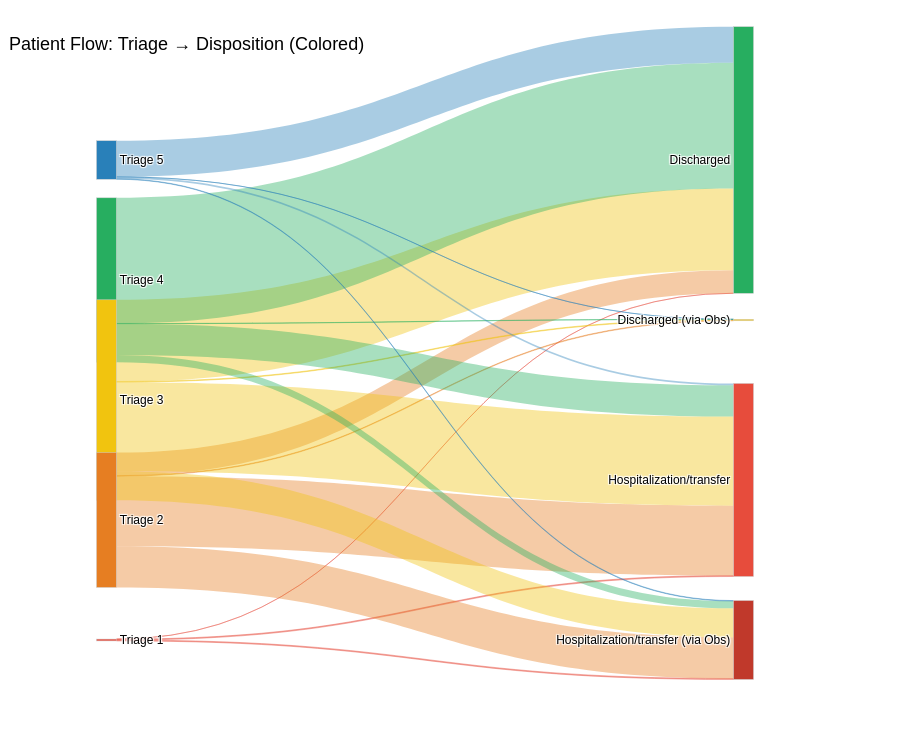

Notebook source saved alongside this figure:
### Code cell
import plotly.graph_objects as go
import pandas as pd

# ================================================================
# CONFIGURATION
# ================================================================
COL_TRIAGE    = 'triage'
COL_DISPOSITION = 'disposition'

# ================================================================
# COLORS (Harmonized Keys)
# ================================================================
triage_colors = {
    'Triage 1': '#e74c3c',
    'Triage 2': '#e67e22',
    'Triage 3': '#f1c40f',
    'Triage 4': '#27ae60',
    'Triage 5': '#2980b9',
}

disposition_colors = {
    'Hospitalization/transfer (via Obs)': '#c0392b',
    'Hospitalization/transfer':           '#e74c3c',
    'Discharged (via Obs)':               '#f1c40f',
    'Discharged':                         '#27ae60',
    #'Unknown':                            '#5a5e6b',
}

def get_node_color(label):
    for palette in [triage_colors, disposition_colors]:
        if label in palette:
            return palette[label]
    return '#a6acaf'

# ================================================================
# DATA PREPARATION
# ================================================================
df_alluvial = df.copy()

# Suppression des NaNs éventuels pour éviter "Triage nan"
df_alluvial = df_alluvial.dropna(subset=[COL_TRIAGE, COL_DISPOSITION])

# Création des labels (Assure-toi que le nom correspond aux clés du dico ci-dessus)
df_alluvial['_triage_label'] = 'Triage ' + df_alluvial[COL_TRIAGE].astype(int).astype(str)
df_alluvial['_disposition_label'] = df_alluvial[COL_DISPOSITION].astype(str)

# ================================================================
# NODES
# ================================================================
def get_present_vals(order_list, series):
    present = set(series.unique())
    return [v for v in order_list if v in present]

triage_vals = get_present_vals(
    ['Triage 5', 'Triage 4', 'Triage 3', 'Triage 2', 'Triage 1'],
    df_alluvial['_triage_label']
)

disposition_vals = get_present_vals(
    ['Discharged', 'Discharged (via Obs)', 'Hospitalization/transfer', 'Hospitalization/transfer (via Obs)' ],
    df_alluvial['_disposition_label']
)

all_labels  = triage_vals + disposition_vals
label_idx   = {label: i for i, label in enumerate(all_labels)}
node_colors = [get_node_color(l) for l in all_labels]

# ================================================================
# POSITIONS
# ================================================================
def assign_y(labels):
    n = len(labels)
    if n <= 1: return [0.5]
    return [round(0.10 + i * (0.80 / (n - 1)), 4) for i in range(n)]

pos = {}
for label, y in zip(triage_vals, assign_y(triage_vals)):
    pos[label] = (0.01, y)
for label, y in zip(disposition_vals, assign_y(disposition_vals)):
    pos[label] = (0.99, y)

node_x = [pos[l][0] for l in all_labels]
node_y = [pos[l][1] for l in all_labels]

# ================================================================
# LINKS (The coloring fix happens here)
# ================================================================
grp = (df_alluvial.groupby(['_triage_label', '_disposition_label'])
       .size()
       .reset_index(name='count'))

all_sources, all_targets, all_values, all_colors = [], [], [], []

for _, row in grp.iterrows():
    src, tgt = row['_triage_label'], row['_disposition_label']
    if src not in label_idx or tgt not in label_idx:
        continue

    all_sources.append(label_idx[src])
    all_targets.append(label_idx[tgt])
    all_values.append(int(row['count']))

    # Correction : on cherche 'Triage X' dans triage_colors
    hex_c = triage_colors.get(src, '#a6acaf')
    # Conversion Hex -> RGBA pour la transparence
    r, g, b = int(hex_c[1:3], 16), int(hex_c[3:5], 16), int(hex_c[5:7], 16)
    all_colors.append(f'rgba({r},{g},{b},0.4)')

# ================================================================
# FIGURE
# ================================================================
fig = go.Figure(data=[go.Sankey(
    arrangement='fixed',
    node=dict(
        pad=15, thickness=20,
        line=dict(color='#cccccc', width=0.5),
        label=all_labels, color=node_colors,
        x=node_x, y=node_y,
        hovertemplate='<b>%{label}</b><br>%{value} patients<extra></extra>',
    ),
    link=dict(
        source=all_sources, target=all_targets,
        value=all_values, color=all_colors,
        hovertemplate='%{source.label} → %{target.label}<br><b>%{value} patients</b><extra></extra>',
    ),
)])

# ================================================================
# FIGURE LAYOUT
# ================================================================
fig.update_layout(
    title=dict(
        text='Patient Flow: Triage → Disposition (Colored)',
        font=dict(size=18, color='black'), # S'assurer que le titre est noir
        x=0.01
    ),
    font=dict(size=12, family='Arial', color='black'), # Texte en noir

    # --- LES MODIFICATIONS POUR LE FOND BLANC ---
    paper_bgcolor='white',      # Fond tout autour du graphique
    plot_bgcolor='white',       # Fond de la zone de tracé
    template='plotly_white',    # Thème global blanc
    # --------------------------------------------

    height=750,
    margin=dict(t=100, b=50, l=100, r=150),
)

### Figure 1 — Plotly figure (JSON) as saved in the notebook; plotly's stock layout.template omitted (floating-point values rounded to 4 significant figures)
{"data": [{"arrangement": "fixed", "link": {"color": ["rgba(231,76,60,0.4)", "rgba(231,76,60,0.4)", "rgba(231,76,60,0.4)", "rgba(230,126,34,0.4)", "rgba(230,126,34,0.4)", "rgba(230,126,34,0.4)", "rgba(230,126,34,0.4)", "rgba(241,196,15,0.4)", "rgba(241,196,15,0.4)", "rgba(241,196,15,0.4)", "rgba(241,196,15,0.4)", "rgba(39,174,96,0.4)", "rgba(39,174,96,0.4)", "rgba(39,174,96,0.4)", "rgba(39,174,96,0.4)", "rgba(41,128,185,0.4)", "rgba(41,128,185,0.4)", "rgba(41,128,185,0.4)", "rgba(41,128,185,0.4)"], "hovertemplate": "%{source.label} → %{target.label}<br><b>%{value} patients</b><extra></extra>", "source": [4, 4, 4, 3, 3, 3, 3, 2, 2, 2, 2, 1, 1, 1, 1, 0, 0, 0, 0], "target": [5, 7, 8, 5, 6, 7, 8, 5, 6, 7, 8, 5, 6, 7, 8, 5, 6, 7, 8], "value": [3, 52, 52, 1322, 35, 4007, 2362, 4680, 39, 5106, 1658, 7199, 13, 1788, 418, 2069, 2, 106, 29]}, "node": {"color": ["#2980b9", "#27ae60", "#f1c40f", "#e67e22", "#e74c3c", "#27ae60", "#f1c40f", "#e74c3c", "#c0392b"], "hovertemplate": "<b>%{label}</b><br>%{value} patients<extra></extra>", "label": ["Triage 5", "Triage 4", "Triage 3", "Triage 2", "Triage 1", "Discharged", "Discharged (via Obs)", "Hospitalization/transfer", "Hospitalization/transfer (via Obs)"], "line": {"color": "#cccccc", "width": 0.5}, "pad": 15, "thickness": 20, "x": [0.01, 0.01, 0.01, 0.01, 0.01, 0.99, 0.99, 0.99, 0.99], "y": [0.1, 0.3, 0.5, 0.7, 0.9, 0.1, 0.3667, 0.6333, 0.9]}, "type": "sankey"}], "layout": {"title": {"font": {"size": 18, "color": "black"}, "text": "Patient Flow: Triage → Disposition (Colored)", "x": 0.01}, "font": {"size": 12, "family": "Arial", "color": "black"}, "margin": {"t": 100, "b": 50, "l": 100, "r": 150}, "paper_bgcolor": "white", "plot_bgcolor": "white", "height": 750}}
